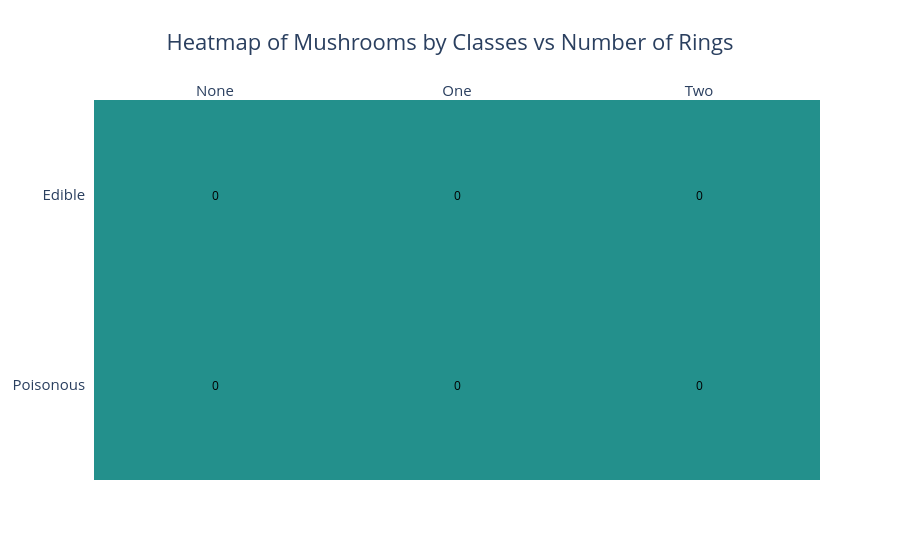

Write notebook code for a chart like this one.
### Code cell
!pip install plotly

### Figure 1 — Plotly figure (JSON) as saved in the notebook; plotly's stock layout.template omitted (floating-point values rounded to 4 significant figures)
{"data": [{"colorscale": [[0, "#440154"], [0.1111, "#482878"], [0.2222, "#3e4989"], [0.3333, "#31688e"], [0.4444, "#26828e"], [0.5556, "#1f9e89"], [0.6667, "#35b779"], [0.7778, "#6ece58"], [0.8889, "#b5de2b"], [1, "#fde725"]], "reversescale": false, "showscale": false, "type": "heatmap", "x": ["None", "One", "Two"], "y": ["Poisonous", "Edible"], "z": [[0, 0, 0], [0, 0, 0]]}], "layout": {"annotations": [{"font": {"color": "#000000"}, "showarrow": false, "text": "0", "x": "None", "xref": "x", "y": "Poisonous", "yref": "y"}, {"font": {"color": "#000000"}, "showarrow": false, "text": "0", "x": "One", "xref": "x", "y": "Poisonous", "yref": "y"}, {"font": {"color": "#000000"}, "showarrow": false, "text": "0", "x": "Two", "xref": "x", "y": "Poisonous", "yref": "y"}, {"font": {"color": "#000000"}, "showarrow": false, "text": "0", "x": "None", "xref": "x", "y": "Edible", "yref": "y"}, {"font": {"color": "#000000"}, "showarrow": false, "text": "0", "x": "One", "xref": "x", "y": "Edible", "yref": "y"}, {"font": {"color": "#000000"}, "showarrow": false, "text": "0", "x": "Two", "xref": "x", "y": "Edible", "yref": "y"}], "title": {"font": {"size": 22}, "text": "Heatmap of Mushrooms by Classes vs Number of Rings", "x": 0.5}, "xaxis": {"dtick": 1, "gridcolor": "rgb(0, 0, 0)", "side": "top", "tickfont": {"size": 15}, "ticks": ""}, "yaxis": {"dtick": 1, "tickfont": {"size": 15}, "ticks": "", "ticksuffix": "  "}}}
